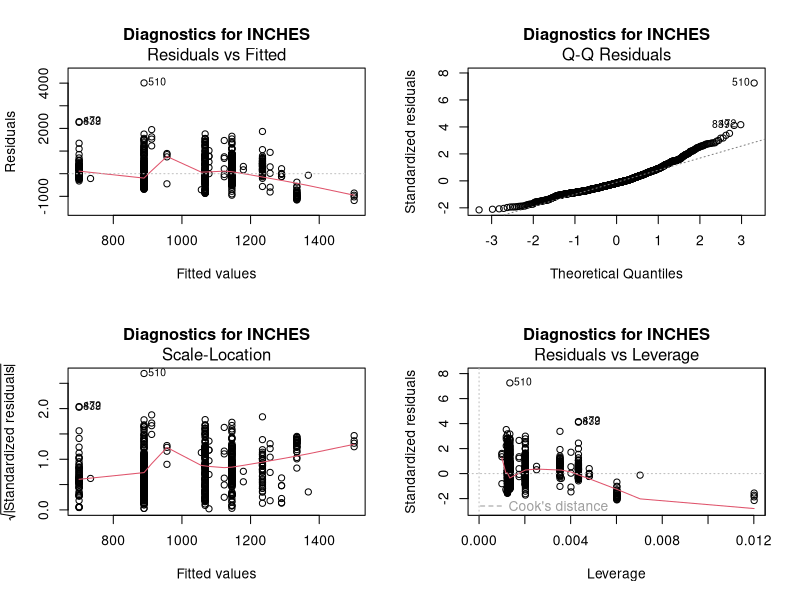
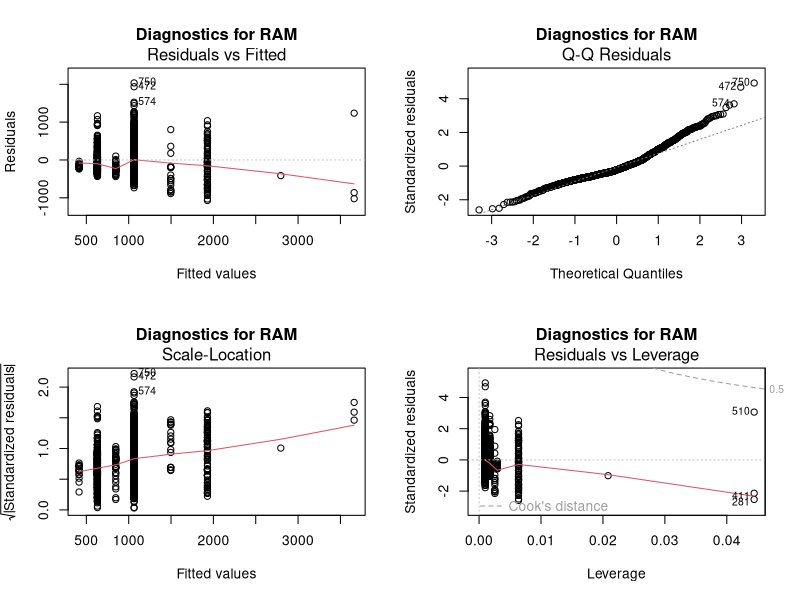
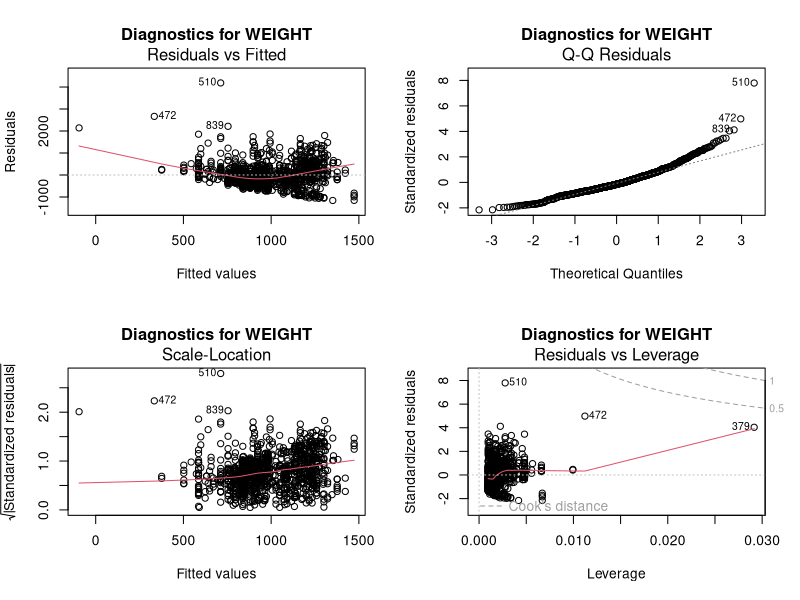
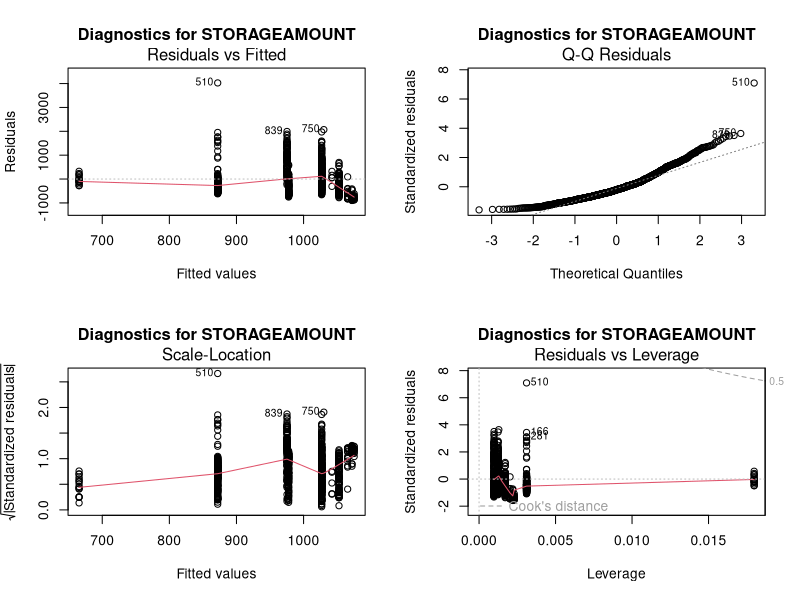
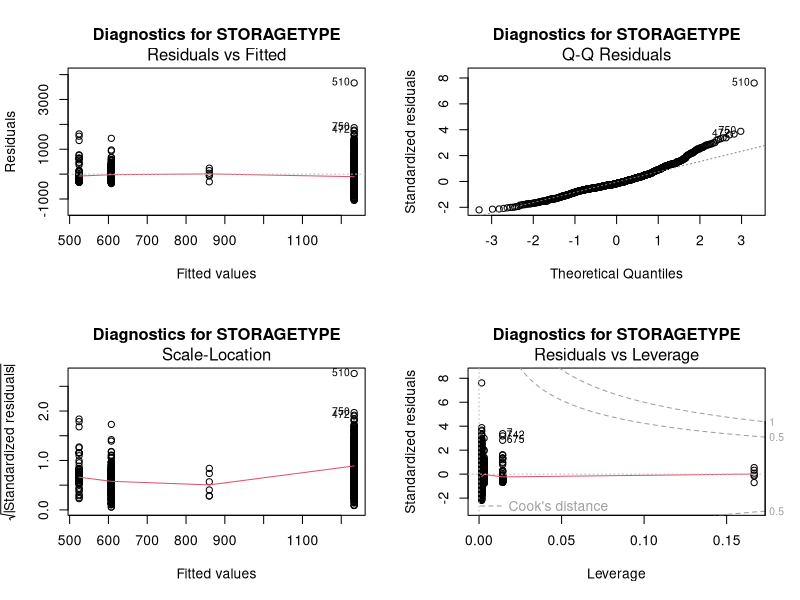

Here is the R script that generated these plots, in order:
library(readr)
laptop_prices_modified <- read_csv("laptop_prices_modified.csv")
View(laptop_prices_modified)

subset_columns <- c("inches", "ram", "weight", "storageamount", "storagetype") # "company"

# Summarize data
for (col in subset_columns) {
  print(toupper(col))
  formula <- as.formula(paste("price_euros ~", col))
  model <- lm(formula, data = laptop_prices_modified)
  print(summary(model))
}

# Generate Diagnostics Plots
for (col in subset_columns) {
  print(toupper(col)) 
  formula <- as.formula(paste("price_euros ~", col))
  model <- lm(formula, data = laptop_prices_modified)
  par(mfrow = c(2, 2))
  plot(model, main = paste("Diagnostics for", toupper(col)))
}
